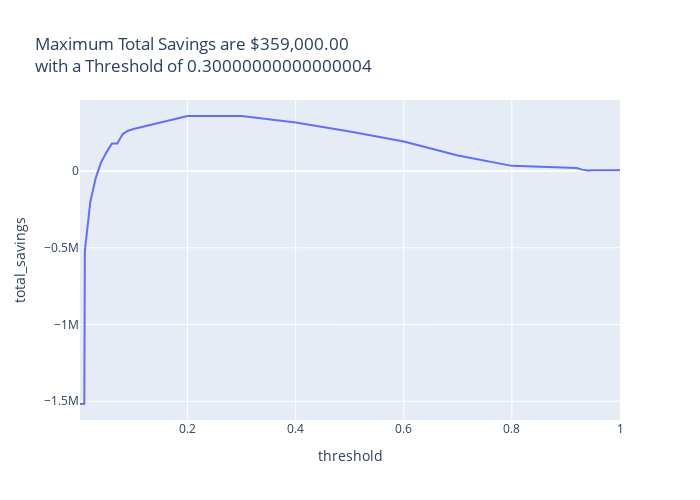

Notebook source saved alongside this figure:
### Code cell
fig_sav = plot_savings_by_threshold(savings_df)
fig_sav.show()

### Figure 1 — Plotly figure (JSON) as saved in the notebook; plotly's stock layout.template omitted (floating-point values rounded to 4 significant figures)
{"data": [{"hovertemplate": "threshold=%{x}<br>total_savings=%{y}<extra></extra>", "legendgroup": "", "line": {"color": "#636efa", "dash": "solid"}, "marker": {"symbol": "circle"}, "mode": "lines", "name": "", "orientation": "v", "showlegend": false, "type": "scatter", "x": [0.001, 0.002, 0.003, 0.004, 0.005, 0.006, 0.007, 0.008, 0.009, 0.01, 0.02, 0.03, 0.04, 0.05, 0.06, 0.07, 0.08, 0.09, 0.1, 0.2, 0.3, 0.4, 0.5, 0.6, 0.7, 0.8, 0.9, 0.91, 0.92, 0.93, 0.94, 0.95, 0.96, 0.97, 0.98, 0.99, 0.99, 0.991, 0.992, 0.993, 0.994, 0.995, 0.996, 0.997, 0.998, 0.999, 0.9991, 0.9992, 0.9993, 0.9994, 0.9995, 0.9996, 0.9997, 0.9998, 0.9999, 1.0], "xaxis": "x", "y": [-1518000, -1518000, -1518000, -1517000, -1517000, -1517000, -1516500, -1516500, -1516500, -521000, -203000, -45500, 57000, 122000, 179500, 179500, 241500, 263000, 274500, 358500, 359000, 316000, 258500, 192500, 101500, 34000, 19500, 19500, 19500, 9500, 4500, 5000, 5000, 5000, 5000, 5000, 5000, 5000, 5000, 5000, 5000, 5000, 5000, 5000, 5000, 5000, 5000, 5000, 5000, 5000, 5000, 5000, 5000, 5000, 5000, 5000], "yaxis": "y"}], "layout": {"height": 500, "legend": {"tracegroupgap": 0}, "title": {"text": "Maximum Total Savings are $359,000.00<br>with a Threshold of 0.30000000000000004"}, "width": 700, "xaxis": {"anchor": "y", "domain": [0, 1], "title": {"text": "threshold"}}, "yaxis": {"anchor": "x", "domain": [0, 1], "title": {"text": "total_savings"}}}}
